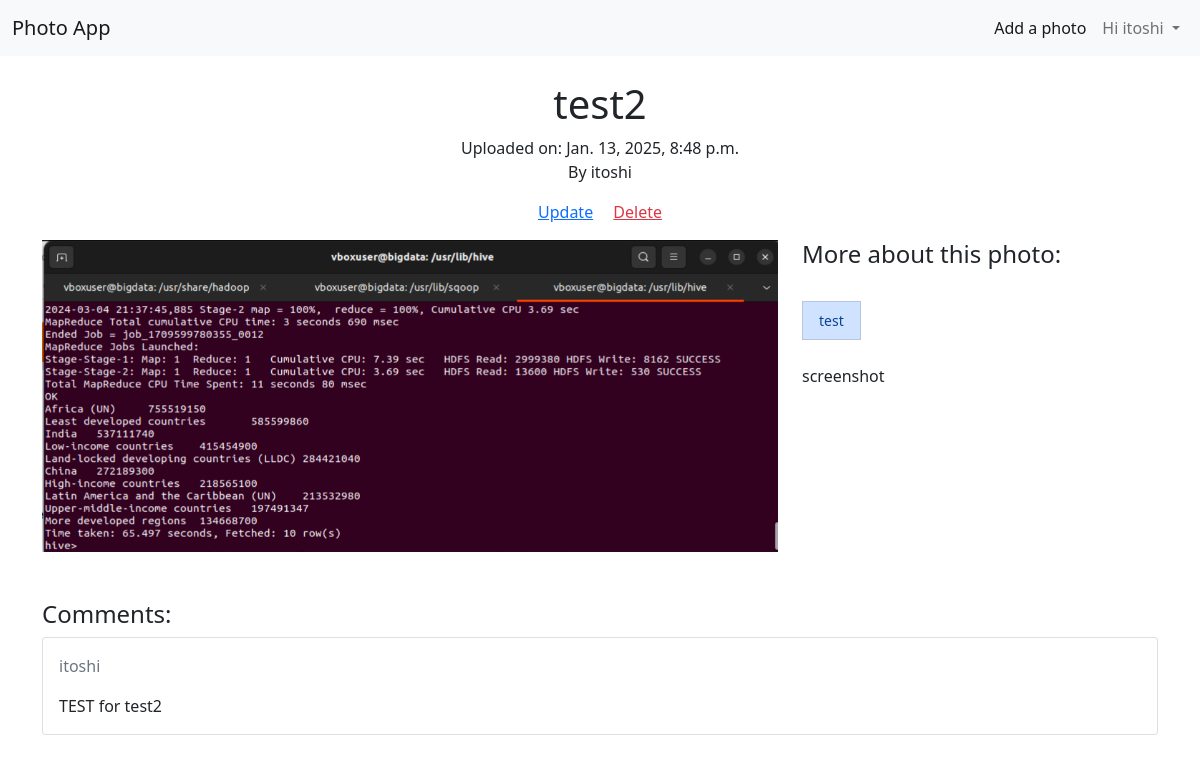
Screenshot of /photo/8/ (signed in) with the database file from the repository.
### photoapp/models.py (models this page shows, shortened)
class Photo(models.Model):
    title = models.CharField(max_length=45)
    description = models.CharField(max_length=200)
    created = models.DateTimeField(auto_now_add=True)
    image = models.ImageField(upload_to='photos/')
    submitter = models.ForeignKey(get_user_model(), on_delete=models.CASCADE)
    tags = TaggableManager()

class Comment(models.Model):
    photo = models.ForeignKey(Photo, related_name='comments', on_delete=models.CASCADE)
    author = models.ForeignKey(get_user_model(), on_delete=models.CASCADE)
    text = models.TextField()
    created = models.DateTimeField(auto_now_add=True)

### photoapp/views.py (the view)
# urls.py: path('photo/<int:pk>/', views.PhotoDetailView.as_view(), name='detail'),
class PhotoDetailView(DetailView):
    model = Photo# Photo
    template_name = 'photoapp/detail.html'
    context_object_name = 'photo'

### photoapp/templates/photoapp/detail.html
{% extends 'base.html' %}
{% load crispy_forms_tags %}
{% block body %}
<div class="mx-auto">
  <h1 class="text-center">{{ photo.title }}</h1>
  <p class="text-center fw-light">Uploaded on: {{ photo.created }} <br> By {{ photo.submitter.username }}</p>
  {% if user == photo.submitter %}
    <p class="text-center">
      <span><a href="{% url 'photo:update' photo.id %}" class="text-primary px-2">Update</a></span>
      <span><a href="{% url 'photo:delete' photo.id %}" class="text-danger px-2">Delete</a></span>
    </p>
  {% endif %}
</div>
<div class="row pb-5">
  <div class="col-md-8">
    <img src="{{ photo.image.url }}" alt="" width="100%" />
  </div>
  <div class="col-md-4">
    <h4>More about this photo:</h4>
    <ul class="list-group list-group-horizontal-lg list-unstyled py-4">
      {% for tag in photo.tags.all %}
        <li><a href="{% url 'photo:tag' tag.slug %}" class="btn btn-sm list-group-item list-group-item-primary">{{ tag.name }}</a></li>
      {% endfor %}
    </ul>
    <p>{{ photo.description }}</p>
  </div>
</div>
<div>
  <h4>
    Comments:
  </h4>
  {% if not photo.comments.all %}
    <p>No comments yet</p>
  {% else %}
    {% for comment in photo.comments.all %}
      <div class="card mb-2">
        <div class="card-body">
          <p class="card-text text-muted">{{ comment.author }}</p>
          <p class="card-text">{{ comment.text }}</p>
        </div>
      </div>
    {% endfor %}
  {% endif %}
</div>
{% endblock body %}

### templates/navbar.html (shortened to what this page needs)
<nav class="navbar navbar-expand-lg navbar-light bg-light">
  <div class="container-fluid">
    <a class="navbar-brand" href="{% url 'photo:list' %}">Photo App</a>
    <div
      class="collapse navbar-collapse flex-row-reverse"
      id="navbarTogglerDemo02"
    >
      <ul class="navbar-nav">
        {% if user.is_authenticated %}
        <li class="nav-item">
          <a class="nav-link active" href="{% url 'photo:create' %}">Add a photo</a>
        </li>
        <li class="nav-item dropdown">
          <a
            class="nav-link dropdown-toggle"
            href="#"
            id="navbarDropdown"
            role="button"
            data-bs-toggle="dropdown"
            aria-expanded="false"
          >
            Hi {{ user.username }}
          </a>
        </li>
        {% else %}
        <li class="nav-item">
          <a href="{% url 'users:login' %}" class="btn btn-sm btn-danger">Sign In</a>
        </li>
        {% endif %}
      </ul>
    </div>
  </div>
</nav>

### rows the page displays
Photo: title "test2", created "Jan. 13, 2025, 8:48 p.m.", submitter.username "itoshi", image (picture), description "screenshot"
Tag: name "test"
Comment: author "itoshi", text "TEST for test2"

### other values shown
{{ user.username }} "itoshi"
